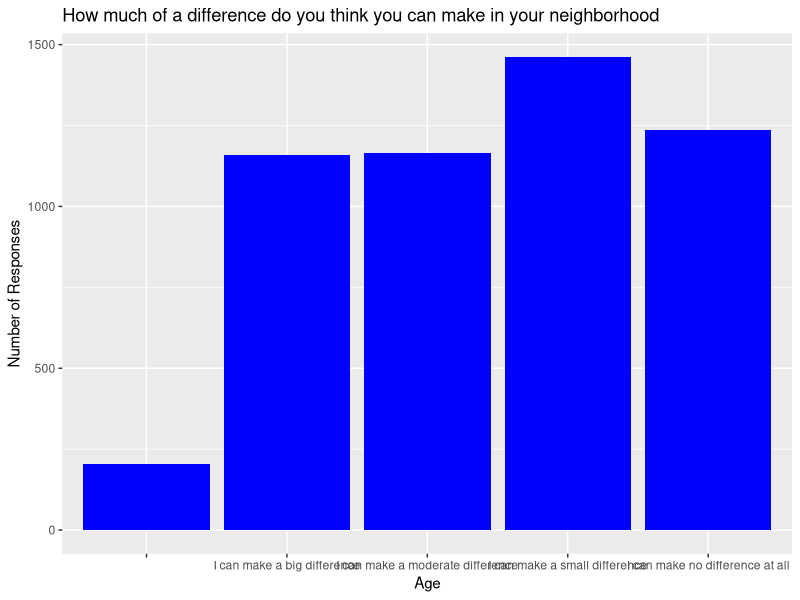

Here is the R script that generated this plot:
library(ggplot2)
library(dplyr)
library(stringr)

respondent_info_df <- read.csv("Seattle_Votes_Survey_Data_from_5_224_immigrant_and_refugee_residents_of_Seattle_King_County.csv", stringsAsFactors = FALSE)

# Values from the Q8 column
differences_values <- respondent_info_df %>% count(Q08..Overall..how.much.of.a.difference.do.you.think.you.can.have.in.making.your.neighborhood.a.better.place.to.live., name = "Age")

# Make a bar graph
ggplot(differences_values, aes(x = Q08..Overall..how.much.of.a.difference.do.you.think.you.can.have.in.making.your.neighborhood.a.better.place.to.live., y = Age)) + 
  geom_bar(stat = "identity", fill = "blue") + 
  labs(title = "How much of a difference do you think you can make in your neighborhood", x = "Age", y = "Number of Responses")
